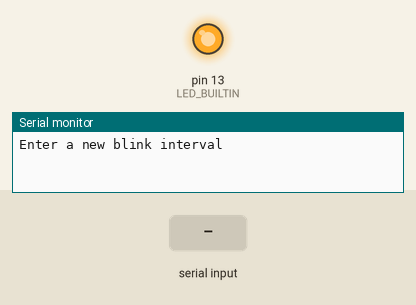
This sketch was run on a simulated Arduino Uno, built with avr-gcc and run on an emulated ATmega328P. Parts: output pins drawn as LEDs (lit = HIGH), the last lines printed to the serial monitor. Dashed ring = blinking. The test bench sets the inputs (shaded band).

Above: at 1.2 s.
1.3 s: "5\n" received over Serial
At 1.96 s:
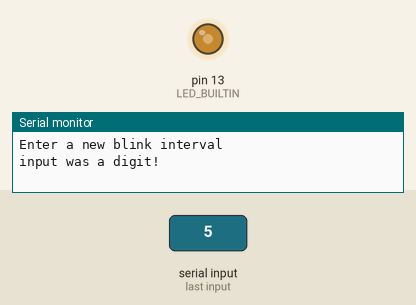
4.3 s: "90,45\n" received over Serial
7.3 s: "200\n" received over Serial
At 7.3 s:
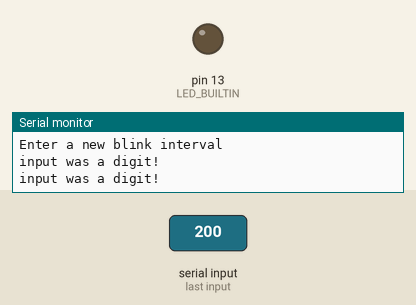
8.8 s: "30,150\n" received over Serial
At 11.28 s:
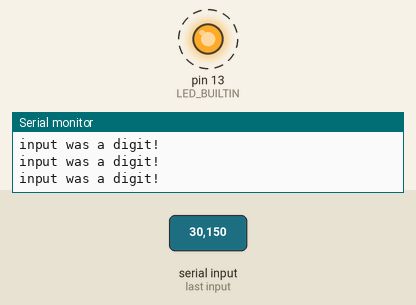
Timing chart, 0 to 12.8 s (numbered marks = the images above; inputs shaded):
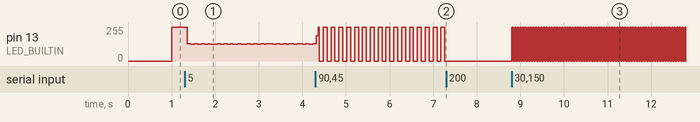

Measured:
- after the input at 7.3 s, pin 13 (LED_BUILTIN): stops changing and stays 0/255
- after the input at 8.8 s, pin 13 (LED_BUILTIN): alternates 255/255 for 0.03 s and 0/255 for 0.03 s, starting at once
- by itself, pin 13 (LED_BUILTIN): moves between 0/255 and 255/255, repeating every 0.72 s

The sketch:

SerialBlink_alphanumeric.ino
```cpp
int ledState = LOW;

int interval = 1000;
char user_data[10];
unsigned long previousMillis = 0;

void setup() {
  Serial.begin(9600);
  while (!Serial) {
    ; // wait for serial port to connect
  }
  pinMode(LED_BUILTIN, OUTPUT);
  Serial.println("Enter a new blink interval");
}

void loop() {
  if (Serial.available() > 0) {
    Serial.readBytesUntil('\n', user_data, sizeof(user_data));
    // Check if input is an alpha or numeric
    if (isalpha(user_data[0])) {
      interval = 100;
      Serial.println("input was a character!");
    } else if (isdigit(user_data[0])) {
      interval = atoi(user_data);
      Serial.println("input was a digit!");
    }
  }
  unsigned long currentMillis = millis();
  if (currentMillis - previousMillis >= interval) {
    previousMillis = currentMillis;
    if (ledState == LOW) {
      ledState = HIGH;
      //Serial.println("LED ON");
    } else {
      ledState = LOW;
      //Serial.println("LED OFF");
    }
    digitalWrite(LED_BUILTIN, ledState);
  }
}
```
